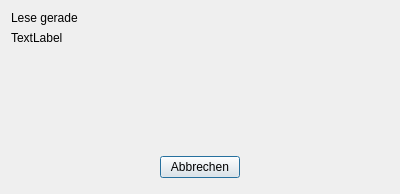
<ui version="4.0" >
 <class>ReadDirProgressDialog</class>
 <widget class="QDialog" name="ReadDirProgressDialog" >
  <property name="geometry" >
   <rect>
    <x>0</x>
    <y>0</y>
    <width>400</width>
    <height>194</height>
   </rect>
  </property>
  <property name="windowTitle" >
   <string>H2rename - lese Verzeichnisse</string>
  </property>
  <layout class="QGridLayout" name="gridLayout" >
   <item row="0" column="0" >
    <widget class="QLabel" name="label" >
     <property name="text" >
      <string>Lese gerade</string>
     </property>
    </widget>
   </item>
   <item row="1" column="0" >
    <widget class="QLabel" name="label_currentDir" >
     <property name="sizePolicy" >
      <sizepolicy vsizetype="Expanding" hsizetype="Preferred" >
       <horstretch>0</horstretch>
       <verstretch>0</verstretch>
      </sizepolicy>
     </property>
     <property name="frameShape" >
      <enum>QFrame::NoFrame</enum>
     </property>
     <property name="text" >
      <string>TextLabel</string>
     </property>
     <property name="textFormat" >
      <enum>Qt::PlainText</enum>
     </property>
     <property name="alignment" >
      <set>Qt::AlignLeading|Qt::AlignLeft|Qt::AlignTop</set>
     </property>
     <property name="wordWrap" >
      <bool>true</bool>
     </property>
     <property name="textInteractionFlags" >
      <set>Qt::NoTextInteraction</set>
     </property>
    </widget>
   </item>
   <item row="2" column="0" >
    <layout class="QHBoxLayout" >
     <property name="spacing" >
      <number>6</number>
     </property>
     <property name="margin" >
      <number>0</number>
     </property>
     <item>
      <spacer>
       <property name="orientation" >
        <enum>Qt::Horizontal</enum>
       </property>
       <property name="sizeHint" stdset="0" >
        <size>
         <width>131</width>
         <height>31</height>
        </size>
       </property>
      </spacer>
     </item>
     <item>
      <widget class="QPushButton" name="cancelButton" >
       <property name="text" >
        <string>Abbrechen</string>
       </property>
      </widget>
     </item>
     <item>
      <spacer name="horizontalSpacer" >
       <property name="orientation" >
        <enum>Qt::Horizontal</enum>
       </property>
       <property name="sizeHint" stdset="0" >
        <size>
         <width>40</width>
         <height>20</height>
        </size>
       </property>
      </spacer>
     </item>
    </layout>
   </item>
  </layout>
 </widget>
 <resources/>
 <connections>
  <connection>
   <sender>cancelButton</sender>
   <signal>clicked()</signal>
   <receiver>ReadDirProgressDialog</receiver>
   <slot>reject()</slot>
   <hints>
    <hint type="sourcelabel" >
     <x>369</x>
     <y>253</y>
    </hint>
    <hint type="destinationlabel" >
     <x>179</x>
     <y>282</y>
    </hint>
   </hints>
  </connection>
 </connections>
</ui>
